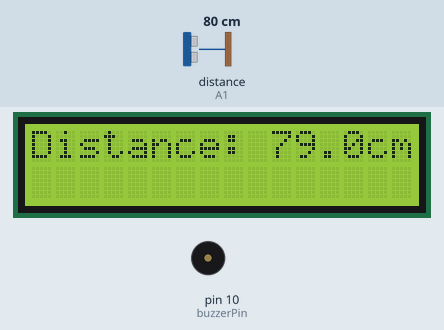
This sketch was run on a simulated Arduino Uno, built with avr-gcc and run on an emulated ATmega328P. Parts: 16×2 character LCD, buzzer (waves = sounding, pin HIGH). Wiring (inferred from the names in the program): ultrasonic range finder: trigger A0; echo A1. Inputs (shaded band) come from the test bench; at power-on: distance to the obstacle (sensor on A1) 80 cm. The echo pulse lasts 58.3 µs per cm; pins used as bus, display or sensor lines are not drawn.

Above: at 3.2 s.
3.3 s: distance to the obstacle (sensor on A1) set to 12 cm
At 3.9 s:
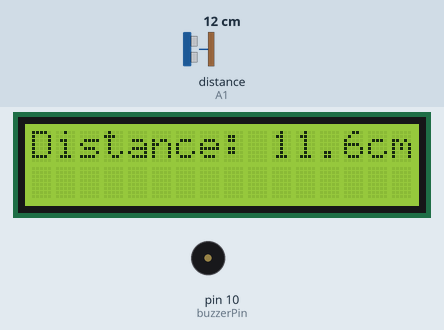
4.9 s: distance to the obstacle (sensor on A1) set to 9 cm
At 5.3 s:
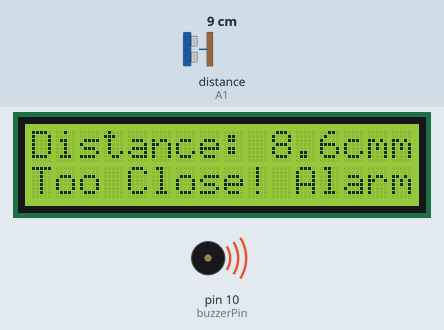
6.5 s: distance to the obstacle (sensor on A1) set to 2 cm
At 8.0 s:
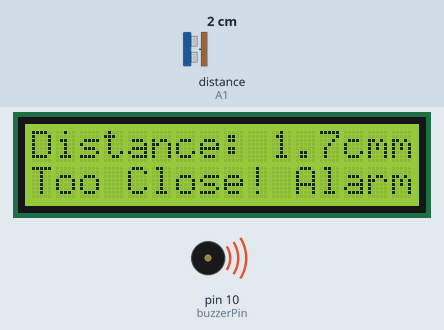
Timing chart, 0 to 9.5 s (numbered marks = the images above; inputs shaded):
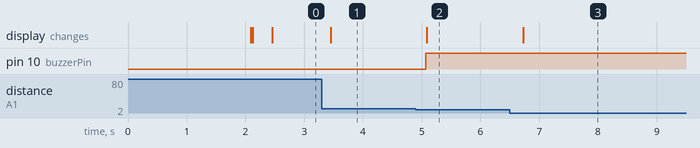

Measured:
- the behaviour switches between 11 and 10 cm on distance to the obstacle (sensor on A1) (found by bisection; images 1 and 2)
- after the input at 3.3 s, the display: changes after 0.15 s (image 1)
- after the input at 4.9 s, pin 10 (buzzerPin): LOW → HIGH after 0.17 s; the display: changes after 0.19 s (image 2)
- after the input at 6.5 s, the display: changes after 0.23 s (image 3)

The sketch:

Smart_distance.ino
```cpp
#include <Wire.h>
#include <LiquidCrystal_I2C.h>

// Create LCD object (I2C address 0x27, 16x2 display)
LiquidCrystal_I2C lcd(0x27, 16, 2);

// Define pins
#define trigPin A0      // HC-SR04 Trig pin
#define echoPin A1      // HC-SR04 Echo pin
#define buzzerPin 10    // Buzzer connected to digital pin 10

// Variables
long duration;
float distance;
float distanceInch;

void setup() {
  // Pin setup
  pinMode(trigPin, OUTPUT);
  pinMode(echoPin, INPUT);
  pinMode(buzzerPin, OUTPUT);

  // LCD setup
  lcd.init();
  lcd.backlight();
  lcd.clear();
  lcd.setCursor(0, 0);
  lcd.print("Smart Distance");
  delay(2000);
  lcd.clear();
  lcd.setCursor(0, 0);
  lcd.print("Distance:");
}

void loop() {
  // Send ultrasonic pulse
  digitalWrite(trigPin, LOW);
  delayMicroseconds(2);
  digitalWrite(trigPin, HIGH);
  delayMicroseconds(10);
  digitalWrite(trigPin, LOW);

  // Measure the echo duration
  duration = pulseIn(echoPin, HIGH);

  // Calculate distance (in cm and inches)
  distance = (duration * 0.034) / 2;     // distance in cm
  distanceInch = duration * 0.0133 / 2;  // distance in inches (optional)

  // Display distance
  lcd.setCursor(10, 0);
  lcd.print("    "); // clear old reading
  lcd.setCursor(10, 0);
  lcd.print(distance, 1);
  lcd.print("cm");

  // Check distance condition
  if (distance <= 10 && distance > 0) {
    digitalWrite(buzzerPin, HIGH);  // Turn ON buzzer
    lcd.setCursor(0, 1);
    lcd.print("Too Close! Alarm ");
  } else {
    digitalWrite(buzzerPin, LOW);   // Turn OFF buzzer
    lcd.setCursor(0, 1);
    lcd.print("                "); // Clear second line
  }

  delay(300);  // Slight delay for stable readings
}
```
